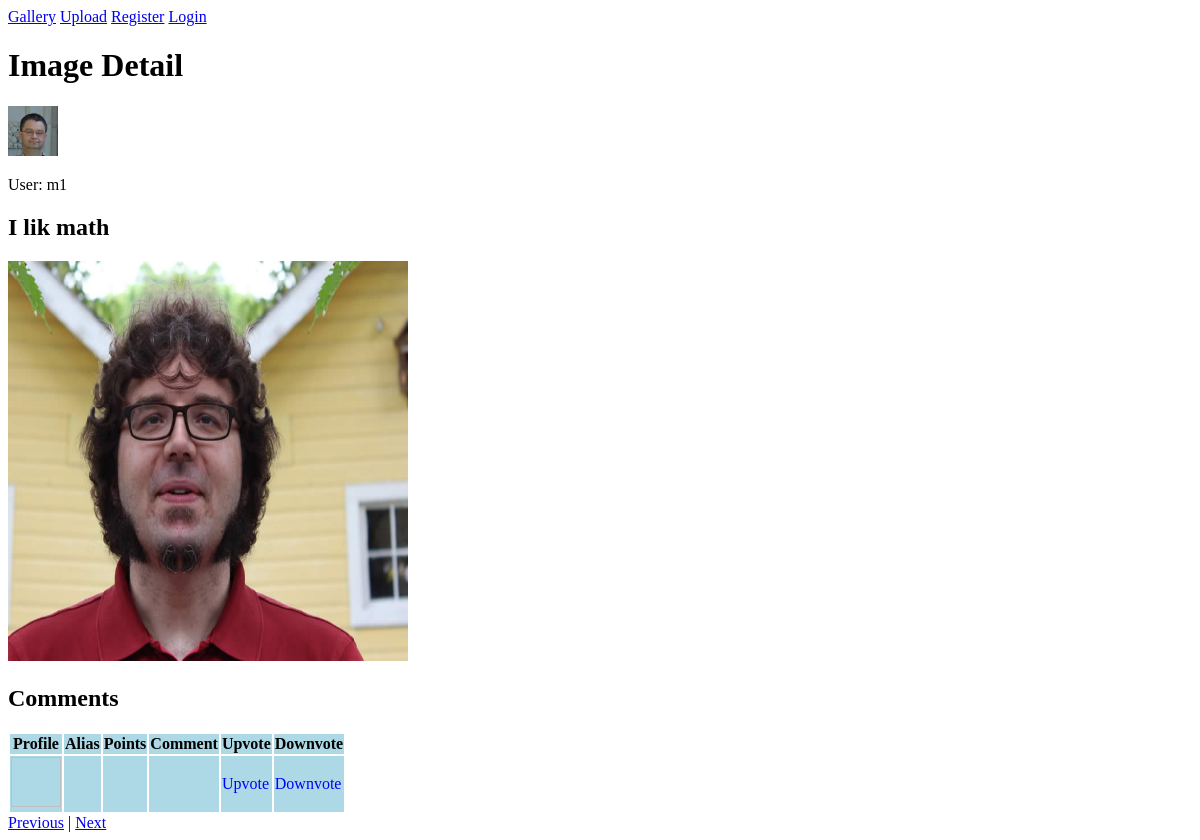
The app's page /cst243cst209cst220cweb280a5/pages/details.php?id=1 with its own data.
### tables this page shows
CREATE TABLE Member (memberId INTEGER PRIMARY KEY AUTOINCREMENT,
password TEXT(255) NOT NULL,
email VARCHAR(200) NOT NULL,
alias VARCHAR(15) NOT NULL,
profileImgPath VARCHAR NOT NULL);

CREATE TABLE Image (id INTEGER PRIMARY KEY AUTOINCREMENT,
path VARCHAR(255) NOT NULL,
memId INTEGER NOT NULL,
caption VARCHAR(144),
approved BOOLEAN NOT NULL,
views INTEGER);

### classes/DB3/Type.php (called while the page is built, shortened)
<?php
abstract class Type
{
    static public function bindType ($type)
    {
        switch($type)
        {
            case 'CHAR':
            case 'VARCHAR':
            case 'TINYTEXT':
            case 'TEXT':
            case 'MEDIUMTEXT':
            case 'LONGTEXT':
            case 'NCHAR':
            case 'NVARCHAR':
            case 'CLOB':
            case 'DATE':
            case 'DATETIME':
            case 'TIMESTAMP':
            case 'TIME':
                return SQLITE3_TEXT;
                break;
            case 'INTEGER':
            case 'TINYINT':
            case 'SMALLINT':
            case 'MEDIUMINT':
            case 'BIGINT':
            case 'INT2':
            case 'INT4':
            case 'INT8':
            case 'BOOLEAN':
                return SQLITE3_INTEGER;
                break;
        }
    }
}

### classes/DB3/DB3.php (called while the page is built, shortened)
<?php
class DB3 extends \SQLite3
{
    public function selectSome($class, $filters=array(), $andOperator=true)
    {
        return $this->selectSomeOrder($class,array(),$filters,$andOperator);
    }
    public function selectSomeOrder($class, $orders=array() ,$filters=array(), $andOperator=true)
    {
        $table = $class->tableName();
        $fieldValues = get_object_vars($class);
        $fieldList = implode(',',array_keys($fieldValues));
        $orders = array_intersect_key($orders,$fieldValues);
        array_walk($orders, function(&$val,$key){$val = $val==='DESC' ? "$key $val" : $key;});
        $orderList = empty($orders)?$class->getPKField(): implode(",\n",$orders);
        $oper = $andOperator? ' AND ': ' OR ';
        $filters = array_filter($filters,
            function($filt)use($fieldValues){
                return array_key_exists($filt->field,$fieldValues);
            });
        $filterList= empty($filters)?'1=1':implode($oper,$filters);
        $stmt = $this->prepare("SELECT $fieldList FROM $table WHERE $filterList ORDER BY $orderList");
        $i=1;
        foreach($filters as $filt){
            $stmt->bindValue($i,$filt->value,
                is_null($filt->value)? SQLITE3_NULL :$class->getBindType($filt->field)
            );
            $i++;
        }
        $result = $stmt->execute();
        if(!$result){
            return false;
        }else{
            $items = array();
            while($row = $result->fetchArray(SQLITE3_ASSOC))
            {
                $item = new $table();
                foreach($row as $col=>$val)
                {
                    $item->$col = $val;
                }
                $items[]=$item;
            }
            return $items;
        }
    }
}

### classes/DB3/Model.php (called while the page is built, shortened)
<?php
class Model
{
    private $cols;
    private $pkField;
    protected function defineColumn($field,$type=Type::TXT, $size=null, $isNullable = true, $isPK = false, $isAutoIncr =false)
    {
        $this->cols[$field] = new Column($field,$type, $size, $isNullable, $isPK, $isAutoIncr);
    }
    public function tableName()
    {
        return get_class($this);
    }
    public function getBindType($field)
    {
        return is_array($this->cols) && isset($this->cols[$field]) ? $this->cols[$field]->bindType : SQLITE3_TEXT ;
    }
    public function getPKField()
    {
        if(!isset($this->pkField) && is_array($this->cols))
        {
            foreach($this->cols as $field => $colDef)
            {
                if ($colDef->isPK)
                {
                    $this->pkField = $field;
                }
            }
        }
        return $this->pkField;
    }
}

### classes/DB3/Filter.php (called while the page is built, shortened)
<?php
class Filter
{
    public $field;
    public $comparer;
    public function __construct($field,$value,$comparer='=')
    {
        $this->field = $field;
        $this->value = $value;
        $this->comparer = $comparer;
    }
    public function __toString()
    {
        return "{$this->field} {$this->comparer} ?\n";
    }
}

### classes/DB3/Column.php (called while the page is built, shortened)
<?php
class Column
{
    public function __construct($name,$type=Type::TXT, $size=null, $isNullable = true, $isPK = false, $isAutoIncr =false)
    {
        $this->isPK = $isPK;
        $this->bindType = Type::bindType($type);
    }
}

### cst243cst209cst220cweb280a5/pages/details.php (the view, shortened to what this page needs)
<?php
$isOrigUploader = false;
$db = new DB3('../../db/imageranker.db');
$comment = new Comment();
$db->exec($comment->tableDefinition());
$allImages = $db->selectSomeOrder(new Image(), array('views'=>'DESC'), array(new Filter("approved", 1)));
if(isset($_GET['id']))
{
    $image = $db->selectSome(new Image(), array(new Filter('id', $_GET['id'])))[0];
}
if(isset($_GET['id']) && $image != false && $image->approved )
{
    $image->views += 1;
    $db->update($image);
    $origMember = $db->selectSome(new Member(), array(new Filter('memberId', $image->memId)))[0];
}
else
{
    $db->close();
    $db = null;
    header('Location: index.php');
}
$prevUrl = "";
$nextUrl = "";
$done = false;
for ($i = 0; $i < count($allImages) && !$done; $i++)
{
	if ($allImages[$i]->id === $image->id)
    {
        if ($i >= 1)
        {
        	$prevUrl = "href='details.php?id={$allImages[$i - 1]->id}'";
        }
        if ($i < count($allImages) - 1)
        {
        	$nextUrl = "href='details.php?id={$allImages[$i + 1]->id}'";
        }
        $done = true;
    }
}
?>
<!DOCTYPE html>
<html>
    <head>
        <link href="../style/pagestyling.css" rel="stylesheet" />
    </head>
    <body>
        <nav>
            <a href="index.php">Gallery</a>
            <a href="fileupload.php">Upload</a>
            <a href="memberregister.php">Register</a>
            <a href="memberlogin.php">Login</a>
        </nav>
        <h1>Image Detail</h1>
        <div>
            <img class="profile" src="<?=htmlentities($origMember->profileImgPath)?>" />
            <p>
                User: <?= htmlentities($origMember->alias)?>
            </p>
        </div>
        <div>
            <?php if($isOrigUploader)
                  {$inputCaption->render();
                  $imagePath->render();
                  } else { ?>
            <h2>
                <?=htmlentities($image->caption)?>
            </h2><?php } ?>
        </div>
        <img src="<?=htmlentities($image->path)?>" />
        <h2>Comments</h2>
        <table data-bind="sort: { list: comments}">
            <thead>
                <tr>
                    <th>Profile</th>
                    <th>Alias</th>
                    <th>Points</th>
                    <th>Comment</th>
                    <th>Upvote</th>
                    <th>Downvote</th>
                </tr>
            </thead>
            <tbody data-bind="foreach: comments">
                <tr>
                    <td><img class="profile" data-bind="attr: { src: imagePath }"/></td>
                    <td data-bind="text: alias"></td>
                    <td data-bind="text: ranking"></td>
                    <td data-bind="text: description"></td>
                    <td class="clickable" data-bind="attr: {'data-commentid': commentId}, click: vote">Upvote</td>
                    <td class="clickable" data-bind="attr: {'data-commentid': commentId}, click: vote">Downvote</td>
                </tr>
            </tbody>
        </table>
        <a <?= $prevUrl ?>>Previous</a> |
        <a <?= $nextUrl ?>>Next</a>
    </body>
</html>

### cst243cst209cst220cweb280a5/style/pagestyling.css (style rules this page uses)
img { width:400px; height:400px; }
.allImages:nth-child(odd), tr:nth-child(odd) { background-color:lightblue; }
img.profile { width: 50px; height: 50px; }
.clickable { cursor: pointer; color: blue; }

### records on screen
member: alias "m1"
image: caption "I lik math", path (picture)
